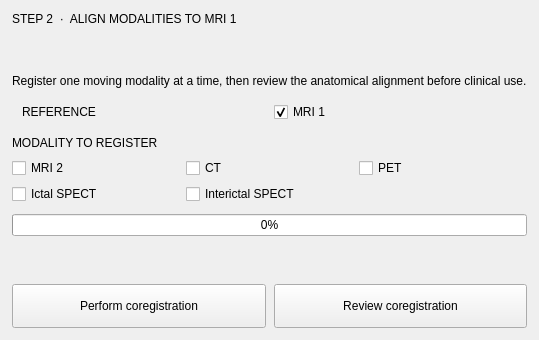
                        <widget class="QFrame" name="cardCoregistration">
                         <property name="frameShape">
                          <enum>QFrame::Shape::NoFrame</enum>
                         </property>
                         <property name="workflowCard" stdset="0">
                          <bool>true</bool>
                         </property>
                         <layout class="QVBoxLayout" name="cardCoregistrationLayout">
                          <property name="spacing">
                           <number>8</number>
                          </property>
                          <property name="leftMargin">
                           <number>12</number>
                          </property>
                          <property name="topMargin">
                           <number>12</number>
                          </property>
                          <property name="rightMargin">
                           <number>12</number>
                          </property>
                          <property name="bottomMargin">
                           <number>12</number>
                          </property>
                          <item>
                           <widget class="QLabel" name="cardCoregistrationTitle">
                            <property name="text">
                             <string>STEP 2  ·  ALIGN MODALITIES TO MRI 1</string>
                            </property>
                            <property name="alignment">
                             <set>Qt::AlignmentFlag::AlignLeading|Qt::AlignmentFlag::AlignLeft|Qt::AlignmentFlag::AlignVCenter</set>
                            </property>
                            <property name="uiRole" stdset="0">
                             <string>sectionTitle</string>
                            </property>
                           </widget>
                          </item>
                          <item>
                           <spacer name="verticalSpacer_5">
                            <property name="orientation">
                             <enum>Qt::Orientation::Vertical</enum>
                            </property>
                            <property name="sizeHint" stdset="0">
                             <size>
                              <width>20</width>
                              <height>40</height>
                             </size>
                            </property>
                           </spacer>
                          </item>
                          <item>
                           <widget class="QLabel" name="cardCoregistrationSubtitle">
                            <property name="text">
                             <string>Register one moving modality at a time, then review the anatomical alignment before clinical use.</string>
                            </property>
                            <property name="uiRole" stdset="0">
                             <string>sectionSubtitle</string>
                            </property>
                           </widget>
                          </item>
                          <item>
                           <widget class="QFrame" name="coregReferenceBox">
                            <property name="frameShape">
                             <enum>QFrame::Shape::NoFrame</enum>
                            </property>
                            <property name="referenceCard" stdset="0">
                             <bool>true</bool>
                            </property>
                            <layout class="QHBoxLayout" name="coregReferenceLayout">
                             <property name="spacing">
                              <number>8</number>
                             </property>
                             <property name="leftMargin">
                              <number>10</number>
                             </property>
                             <property name="topMargin">
                              <number>6</number>
                             </property>
                             <property name="rightMargin">
                              <number>10</number>
                             </property>
                             <property name="bottomMargin">
                              <number>6</number>
                             </property>
                             <item>
                              <widget class="QLabel" name="lblReferenceCaption">
                               <property name="text">
                                <string>REFERENCE</string>
                               </property>
                               <property name="uiRole" stdset="0">
                                <string>microLabel</string>
                               </property>
                              </widget>
                             </item>
                             <item>
                              <widget class="QCheckBox" name="chk_FilesCoreg_T1">
                               <property name="text">
                                <string>MRI 1</string>
                               </property>
                               <property name="checked">
                                <bool>true</bool>
                               </property>
                               <property name="uiRole" stdset="0">
                                <string>referenceCheck</string>
                               </property>
                              </widget>
                             </item>
                            </layout>
                           </widget>
                          </item>
                          <item>
                           <widget class="QLabel" name="lblMovingModalities">
                            <property name="text">
                             <string>MODALITY TO REGISTER</string>
                            </property>
                            <property name="uiRole" stdset="0">
                             <string>microLabel</string>
                            </property>
                           </widget>
                          </item>
                          <item>
                           <layout class="QGridLayout" name="coregModalitiesLayout">
                            <property name="leftMargin">
                             <number>0</number>
                            </property>
                            <property name="topMargin">
                             <number>0</number>
                            </property>
                            <property name="rightMargin">
                             <number>0</number>
                            </property>
                            <property name="bottomMargin">
                             <number>0</number>
                            </property>
                            <property name="spacing">
                             <number>6</number>
                            </property>
                            <item row="0" column="0">
                             <widget class="QCheckBox" name="chk_FilesCoreg_T2">
                              <property name="text">
                               <string>MRI 2</string>
                              </property>
                              <property name="uiRole" stdset="0">
                               <string>modalityCheck</string>
                              </property>
                             </widget>
                            </item>
                            <item row="0" column="1">
                             <widget class="QCheckBox" name="chk_FilesCoreg_CT">
                              <property name="text">
                               <string>CT</string>
                              </property>
                              <property name="uiRole" stdset="0">
                               <string>modalityCheck</string>
                              </property>
                             </widget>
                            </item>
                            <item row="0" column="2">
                             <widget class="QCheckBox" name="chk_FilesCoreg_PET">
                              <property name="text">
                               <string>PET</string>
                              </property>
                              <property name="uiRole" stdset="0">
                               <string>modalityCheck</string>
                              </property>
                             </widget>
                            </item>
                            <item row="1" column="0">
                             <widget class="QCheckBox" name="chk_FilesCoreg_ictalSPECT">
                              <property name="text">
                               <string>Ictal SPECT</string>
                              </property>
                              <property name="uiRole" stdset="0">
                               <string>modalityCheck</string>
                              </property>
                             </widget>
                            </item>
                            <item row="1" column="1">
                             <widget class="QCheckBox" name="chk_FilesCoreg_interictalSPECT">
                              <property name="text">
                               <string>Interictal SPECT</string>
                              </property>
                              <property name="uiRole" stdset="0">
                               <string>modalityCheck</string>
                              </property>
                             </widget>
                            </item>
                           </layout>
                          </item>
                          <item>
                           <widget class="QProgressBar" name="progressBarCoreg">
                            <property name="minimumSize">
                             <size>
                              <width>0</width>
                              <height>22</height>
                             </size>
                            </property>
                            <property name="maximumSize">
                             <size>
                              <width>16777215</width>
                              <height>18</height>
                             </size>
                            </property>
                            <property name="value">
                             <number>0</number>
                            </property>
                            <property name="format">
                             <string>%p%</string>
                            </property>
                            <property name="uiRole" stdset="0">
                             <string>workflowProgress</string>
                            </property>
                           </widget>
                          </item>
                          <item>
                           <spacer name="verticalSpacer_12">
                            <property name="orientation">
                             <enum>Qt::Orientation::Vertical</enum>
                            </property>
                            <property name="sizeHint" stdset="0">
                             <size>
                              <width>20</width>
                              <height>40</height>
                             </size>
                            </property>
                           </spacer>
                          </item>
                          <item>
                           <layout class="QHBoxLayout" name="coregActionsLayout">
                            <property name="spacing">
                             <number>8</number>
                            </property>
                            <property name="leftMargin">
                             <number>0</number>
                            </property>
                            <property name="topMargin">
                             <number>2</number>
                            </property>
                            <property name="rightMargin">
                             <number>0</number>
                            </property>
                            <property name="bottomMargin">
                             <number>0</number>
                            </property>
                            <item>
                             <widget class="QPushButton" name="btn_FilesCoreg_performCoreg">
                              <property name="minimumSize">
                               <size>
                                <width>0</width>
                                <height>44</height>
                               </size>
                              </property>
                              <property name="text">
                               <string>Perform coregistration</string>
                              </property>
                              <property name="autoDefault">
                               <bool>false</bool>
                              </property>
                              <property name="default">
                               <bool>false</bool>
                              </property>
                              <property name="uiRole" stdset="0">
                               <string>workflowAction</string>
                              </property>
                             </widget>
                            </item>
                            <item>
                             <widget class="QPushButton" name="btn_FilesCoreg_checkCoreg">
                              <property name="minimumSize">
                               <size>
                                <width>0</width>
                                <height>44</height>
                               </size>
                              </property>
                              <property name="text">
                               <string>Review coregistration</string>
                              </property>
                              <property name="autoDefault">
                               <bool>false</bool>
                              </property>
                              <property name="default">
                               <bool>false</bool>
                              </property>
                              <property name="uiRole" stdset="0">
                               <string>reviewAction</string>
                              </property>
                             </widget>
                            </item>
                           </layout>
                          </item>
                         </layout>
                        </widget>
